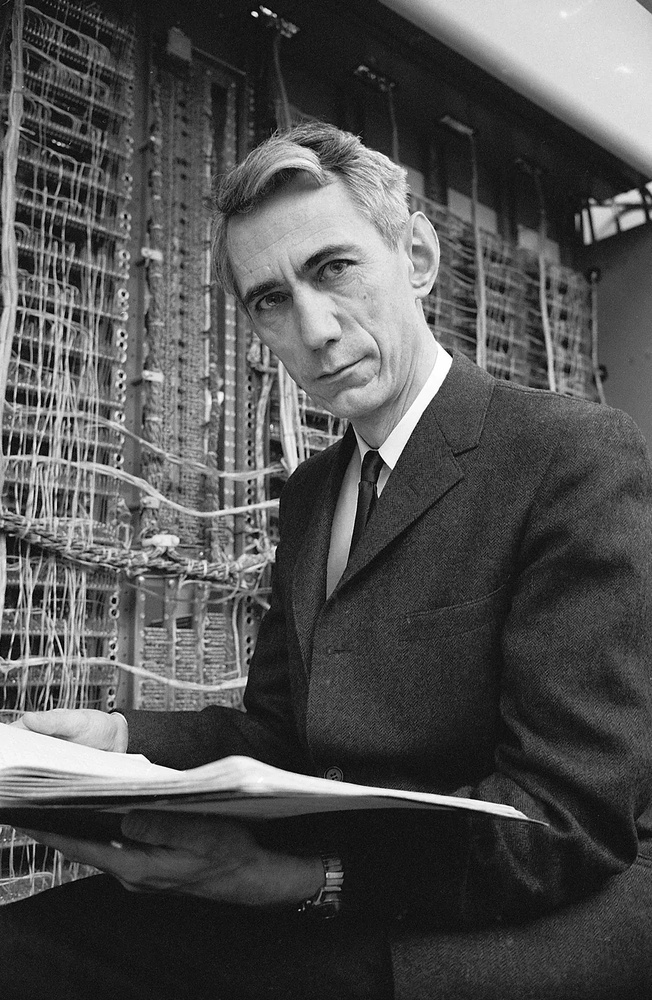
#> input picture Images/Roberts-Claude-Shannon-1.jpg, 652 x 1000 px, shrunk from 1303 x 2000 before the run
$ python plot_image.py
#> lines starting #> are read from the running program, lines starting #| are printed output that depends on the picture
### RotateSerial/python/basic_rotate.py
import math as m
import matplotlib.pyplot as plt
import numpy as np

def rotateScatter(A, angle, width, height, invalid_value):
	# Find (x,y) coordinate.
	dst_array = [invalid_value] * len(A)
	for i in range(0,len(A)):
		x = m.floor(i / height)
		y = m.floor(i % height)

		# Translate point to have relative coordinates to the center of the image.
		c_x = width / 2.0
		c_y = height / 2.0

		x = x - c_x
		y = y - c_y

		# Rotate in respect to new origin.
		dst_x = m.cos(angle)*x - m.sin(angle)*y
		dst_y = m.sin(angle)*x + m.cos(angle)*y

		# Make (0,0) the origin again

		dst_x = int(dst_x + c_x)
		dst_y = int(dst_y + c_y)

		if dst_x >= 0 and dst_x < width and dst_y >= 0 and dst_y < height:
			# Find index
			idx = dst_x * height + dst_y
			dst_array[idx] = A[i]

	return dst_array

def rotateGather(A, angle, width, height, invalid_value):
	# Find (x,y) coordinate.
	dst_array = [invalid_value] * len(A)
	for i in range(0,len(dst_array)):
		x = m.floor(i / height)
		y = m.floor(i % height)
		# Translate point to have relative coordinates to the center of the image.
		c_x = width / 2.0
		c_y = height / 2.0
		x = x - c_x
		y = y - c_y

		# Inverse rotate in respect to new origin.
		dst_x = m.cos(angle)*x - m.sin(angle)*y
		dst_y = m.sin(angle)*x + m.cos(angle)*y

		# Make (0,0) the origin again

		dst_x = int(dst_x + c_x)
		dst_y = int(dst_y + c_y)

		if dst_x >= 0 and dst_x < width and dst_y >= 0 and dst_y < height:
			# Find index
			idx = dst_x * height + dst_y
			dst_array[i] = A[idx]

	return dst_array

def roationMatrix(angle,position):
	dst_x = m.cos(angle)*position[0] - m.sin(angle)*position[1]
	dst_y = m.sin(angle)*position[0] + m.cos(angle)*position[1]
	return np.array([dst_x,dst_y])


def rotateGatherNoLoss(A, angle, width, height, invalid_value):
	c_x = width/ 2.0
	c_y = height / 2.0

	minmin = np.array([0,0])
	maxmin = np.array([width,0])
	minmax = np.array([0,height])
	maxmax = np.array([width,height])

	minmin[0] = minmin[0] - c_x
	minmin[1] = minmin[1] - c_y
	maxmin[0] = maxmin[0] - c_x
	maxmin[1] = maxmin[1] - c_y
	minmax[0] = minmax[0] - c_x
	minmax[1] = minmax[1] - c_y
	maxmax[0] = maxmax[0] - c_x
	maxmax[1] = maxmax[1] - c_y


	# [4 lines of commented-out code are left out]

	minmin = roationMatrix(angle,minmin)
	maxmin = roationMatrix(angle,maxmin)
	minmax = roationMatrix(angle,minmax)
	maxmax = roationMatrix(angle,maxmax)

	minmin[0] = minmin[0] + c_x
	minmin[1] = minmin[1] + c_y
	maxmin[0] = maxmin[0] + c_x
	maxmin[1] = maxmin[1] + c_y
	minmax[0] = minmax[0] + c_x
	minmax[1] = minmax[1] + c_y
	maxmax[0] = maxmax[0] + c_x
	maxmax[1] = maxmax[1] + c_y


	# [4 lines of commented-out code are left out]

	sizeX = m.ceil(max(minmin[0],maxmin[0],minmax[0],maxmax[0]) - min(minmin[0],maxmin[0],minmax[0],maxmax[0]))
	sizeY = m.ceil(max(minmin[1],maxmin[1],minmax[1],maxmax[1]) - min(minmin[1],maxmin[1],minmax[1],maxmax[1]))

	dst_array = [invalid_value] * sizeX * sizeY

	c_x_in = width / 2.0
	c_y_in = height / 2.0
	c_x_out = sizeX / 2.0
	c_y_out = sizeY / 2.0

	for i in range(0,len(dst_array)):
		x = m.floor(i / sizeY)
		y = m.floor(i % sizeY)
		# Translate point to have relative coordinates to the center of the image.

		x = x - c_x_out
		y = y - c_y_out

		# Inverse rotate in respect to new origin.
		dst_x = m.cos(angle)*x + m.sin(angle)*y
		dst_y = -m.sin(angle)*x + m.cos(angle)*y

		# Make (0,0) the origin again

		dst_x = int(dst_x + c_x_in)
		dst_y = int(dst_y + c_y_in)

		if dst_x >= 0 and dst_x < width and dst_y >= 0 and dst_y < height:
			# Find index
			idx = dst_x * height + dst_y
			dst_array[i] = A[idx]

	return dst_array, sizeX, sizeY

### RotateSerial/python/plot_image.py
import math as m
import basic_rotate as b
import matplotlib.pyplot as plt
import numpy as np
from PIL import Image

plt.rcParams['agg.path.chunksize'] = 100000000

# Print out info about images. Input and output.
# Create image in gimp, super basic image. Primitive shapes.


def main():
	# Get 2-dimentional array of image.
	img = Image.open("../../Images/Roberts-Claude-Shannon-1.jpg").convert('L')
	# img = Image.open("../../Images/rectangle.png").convert('L')
	# img = Image.open("../images/square.png").convert('L')
	# img = Image.open("uva.jpg").convert('L')
	imgArray = np.array(img)

	alpha = m.pi/6
	# take out a color rotate it, then do the same for each channel.
	length = imgArray.shape[0] * imgArray.shape[1]
#> length = 652000
	n_x = imgArray.shape[0]
#> n_x = 1000
	n_y = imgArray.shape[1]
#> n_y = 652

	print(n_x,n_y)
#| 1000 652


	# Reshape to 1-D
	imgArray = imgArray.reshape((length))
	dtype=imgArray.dtype

	# pdb.set_trace()
	dst_array_scatter = b.rotateScatter(imgArray,alpha,n_x,n_y,0)
#> in rotateScatter, `dst_array = [invalid_value] * len(A)`: dst_array = 652000 items
#> the loop in rotateScatter, `for i in range(0,len(A)):` made 652000 passes
#> (dst_x, dst_y, idx) on passes 239 to 246: (110, 0, 71720), (110, 0, 71720), (109, 1, 71069), (109, 2, 71070), (108, 3, 70419), (108, 4, 70420), (107, 4, 69768), (107, 5, 69769)
#> (dst_x, dst_y) on passes 1 to 6: (229, -206), (229, -205), (228, -204), (228, -203), (227, -202), (227, -201)
	dst_array_gather = b.rotateGather(imgArray,alpha,n_x,n_y,0)
	dst_array_gather_noloss, sizeX, sizeY = b.rotateGatherNoLoss(imgArray,alpha,n_x,n_y,0)

	figure, axis = plt.subplots(2, 2)

	#original image
	axis[0, 0].imshow(np.reshape(np.array(imgArray, dtype=dtype), (n_x,n_y)))
	axis[0, 0].set_title("Original_image")

	# Final image
	axis[0, 1].imshow(np.reshape(np.array(dst_array_gather_noloss, dtype=dtype), (sizeX,sizeY)))
	axis[0, 1].set_title("Resulting image (gather rotate)")

	axis[1, 1].plot(imgArray, dst_array_scatter)
	axis[1, 1].set_title("Scatter rotate (unrolled signal)")
	# axis[0,0].xlabel("index")
	# axis[0,0].ylabel("value")
	# plt.ylabel("value")

	axis[1, 0].plot(imgArray, dst_array_gather)
	axis[1, 0].set_title("Gather rotate (unrolled signal)")
	# axis[0,1].xlabel("index")
	# axis[0,1].ylabel("value")


	# Display

	plt.show()
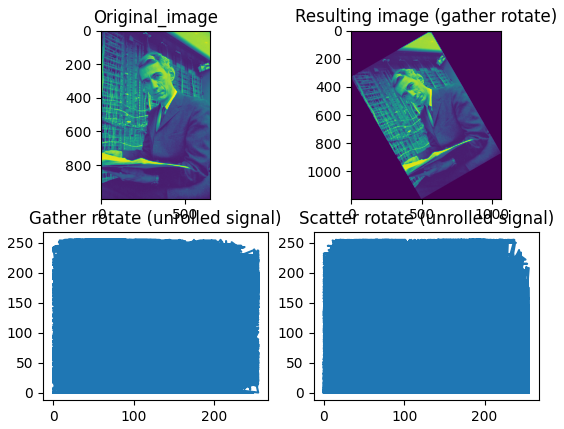
#> figure drawn by matplotlib, 4 panels


if __name__ == '__main__':
	main()

$ run again, with RotateSerial/images/uva.jpg copied over Images/Roberts-Claude-Shannon-1.jpg
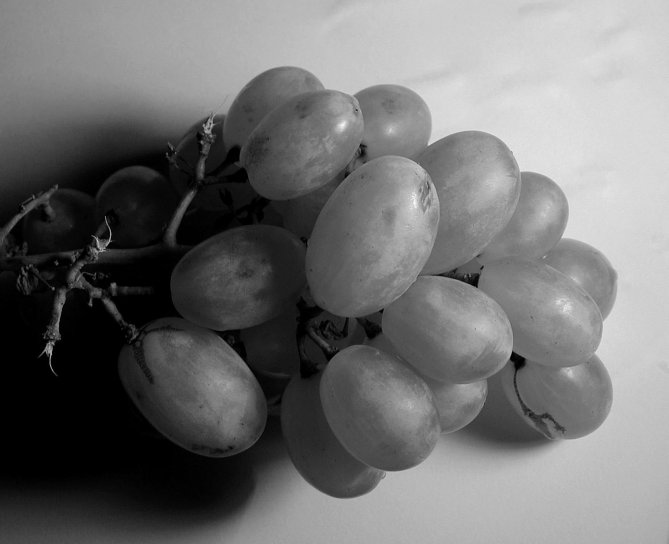
#> input picture RotateSerial/images/uva.jpg, 669 x 544 px
#| 544 669
#> dst_array = 363936 items
#> the loop in rotateScatter, `for i in range(0,len(A)):` made 363936 passes
#> (y, dst_x, dst_y, idx) on passes 106 to 113: (-229.5, 151, 0, 101019), (-228.5, 150, 0, 100350), (-227.5, 150, 1, 100351), (-226.5, 149, 2, 99683), (-225.5, 149, 3, 99684), (-224.5, 148, 4, 99016), (-223.5, 148, 4, 99016), (-222.5, 147, 5, 98348)
#> in main, `plt.show()`:
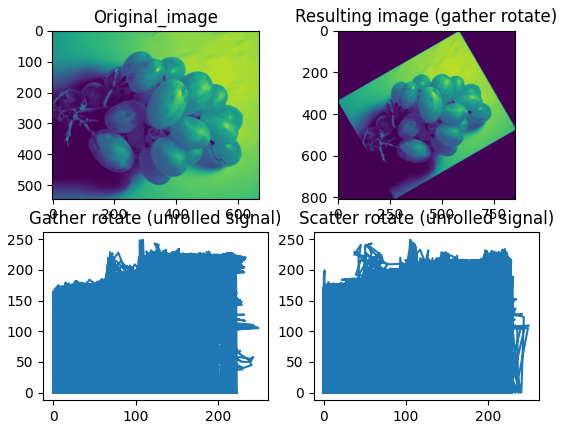
#> figure drawn by matplotlib, 4 panels
